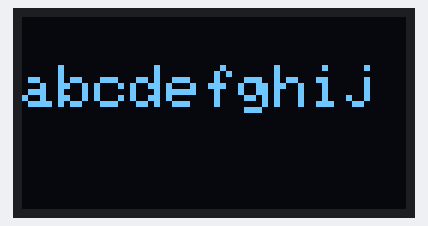
Recording of a sketch running on a simulated ESP32. On the bench: 128×64 one-colour display. What the sketch prints to the serial monitor is not drawn.

Above: at 3.1 s.
At 3.7 s:
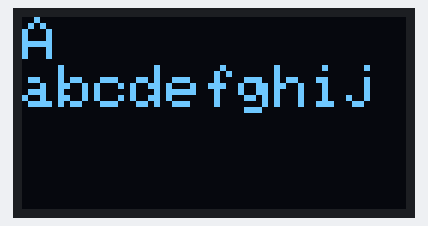
At 4.2 s:
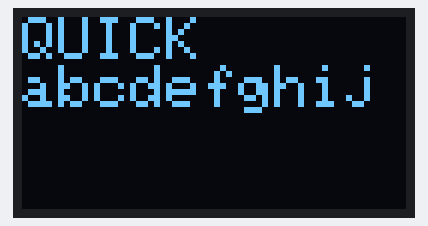
At 4.7 s:
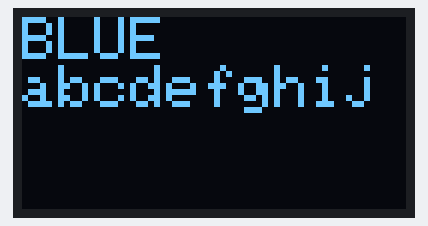
At 5.2 s:
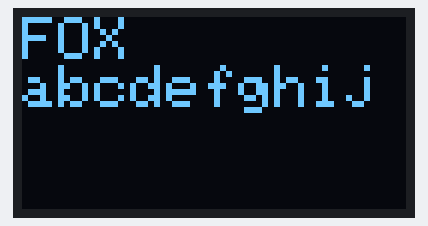

Measured:
- by itself, everything shown: repeats every 2.6 s, in 4 steps
- what the display in image 0 shows lasts 0.5 s, from 3.1 s to 3.6 s
- what the display in image 4 shows lasts 1.0 s, from 5.2 s to 6.2 s

The sketch:

rgDisplayTest.ino
```cpp
#include <rgDisplay.h>

#define DEBUG_ON 1
#include "rgDebug.h"

rgDisplay Display_obj;

void setup() {
	Serial.begin(115200);
	while (!Serial) ; // wait for serial port to connect
#if DEBUG_ON
	dbprint('\n'); for (uint8_t idx = 0; idx<6; idx++) { dbprint((char)('A'+idx)); delay(500); }
	dbprint('\n');
#endif
	if (!Display_obj.Init()) {
		dbprintln("Display initialization failed");
		while(1);
	}
	Display_obj.set_FontSize(2); // font_size 2 : 4 x 10     char height=16 char width=12 -> 4 lines 10 characters/line
	Display_obj.PrintLine("abcdefghij", 2);
}

void loop() {
	const char *TXT[]={"A", "QUICK", "BLUE", "FOX"};
	while (1) {
		delay(500);
		for (byte idx=0; idx<=3; idx++) {
			unsigned long start_tim=micros();
			Display_obj.PrintLine(TXT[idx], 1);
			Serial.printf("%lu microseconds\n", micros()-start_tim);
			delay(500);
		}
	}
}
```
